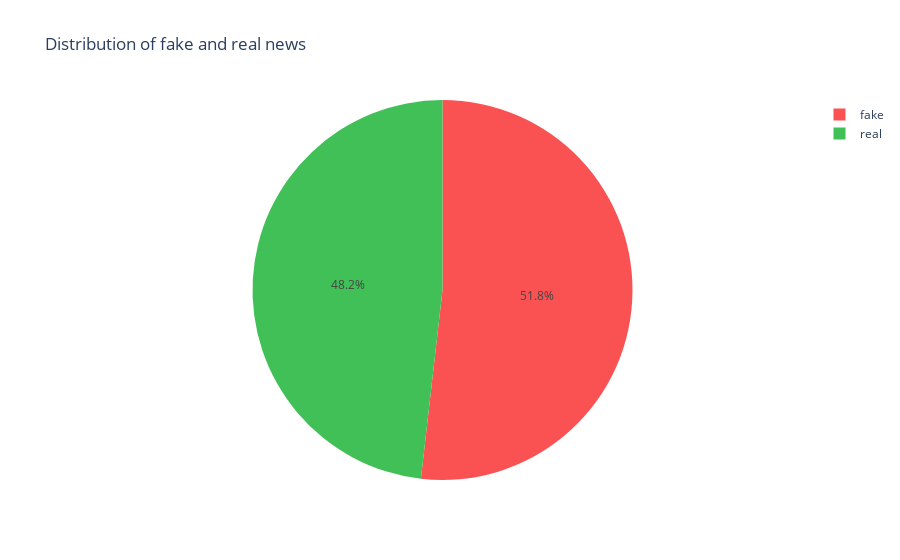

Source (notebook cell):
### Code cell
fig = class_dist(df)
fig.show()

### Figure 1 — Plotly figure (JSON) as saved in the notebook; plotly's stock layout.template omitted (floating-point values rounded to 4 significant figures)
{"data": [{"domain": {"x": [0, 1], "y": [0, 1]}, "hovertemplate": "label=%{label}<br>count=%{value}<extra></extra>", "labels": ["fake", "real"], "legendgroup": "", "name": "", "showlegend": true, "type": "pie", "values": [7771, 7227]}], "layout": {"autosize": true, "legend": {"tracegroupgap": 0}, "piecolorway": ["#fa5252", "#40c057"], "title": {"text": "Distribution of fake and real news"}}}
